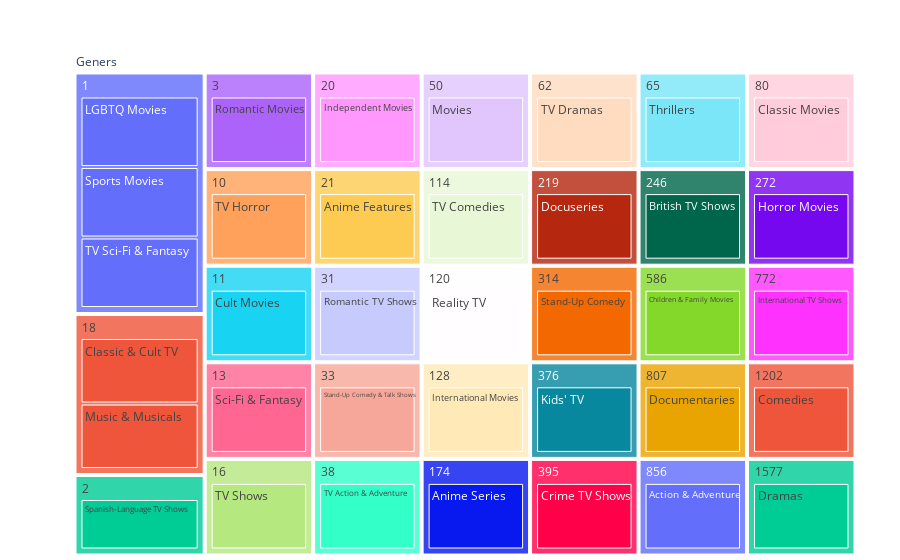

The notebook cell saved with this chart:
### Code cell
df_genre = pd.DataFrame(df.genre.value_counts()).reset_index().rename(columns={'index':'genre', 'genre':'count'})
fig_tree = px.treemap(df_genre, path=[px.Constant("Geners"), 'count','genre'])
fig_tree.update_layout(margin=dict(t=50, b=0, l=70, r=40),)

### Figure 1 — Plotly figure (JSON) as saved in the notebook; plotly's stock layout.template omitted (floating-point values rounded to 4 significant figures)
{"data": [{"branchvalues": "total", "domain": {"x": [0, 1], "y": [0, 1]}, "hovertemplate": "labels=%{label}<br>countgenrepath_0genre_path_copycount_path_copypath_0_path_copy=%{value}<br>parent=%{parent}<br>id=%{id}<extra></extra>", "ids": ["Geners/856/Action & Adventure", "Geners/21/Anime Features", "Geners/174/Anime Series", "Geners/246/British TV Shows", "Geners/586/Children & Family Movies", "Geners/18/Classic & Cult TV", "Geners/80/Classic Movies", "Geners/1202/Comedies", "Geners/395/Crime TV Shows", "Geners/11/Cult Movies", "Geners/807/Documentaries", "Geners/219/Docuseries", "Geners/1577/Dramas", "Geners/272/Horror Movies", "Geners/20/Independent Movies", "Geners/128/International Movies", "Geners/772/International TV Shows", "Geners/376/Kids' TV", "Geners/1/LGBTQ Movies", "Geners/50/Movies", "Geners/18/Music & Musicals", "Geners/120/Reality TV", "Geners/3/Romantic Movies", "Geners/31/Romantic TV Shows", "Geners/13/Sci-Fi & Fantasy", "Geners/2/Spanish-Language TV Shows", "Geners/1/Sports Movies", "Geners/314/Stand-Up Comedy", "Geners/33/Stand-Up Comedy & Talk Shows", "Geners/38/TV Action & Adventure", "Geners/114/TV Comedies", "Geners/62/TV Dramas", "Geners/10/TV Horror", "Geners/1/TV Sci-Fi & Fantasy", "Geners/16/TV Shows", "Geners/65/Thrillers", "Geners/1", "Geners/2", "Geners/3", "Geners/10", "Geners/11", "Geners/13", "Geners/16", "Geners/18", "Geners/20", "Geners/21", "Geners/31", "Geners/33", "Geners/38", "Geners/50", "Geners/62", "Geners/65", "Geners/80", "Geners/114", "Geners/120", "Geners/128", "Geners/174", "Geners/219", "Geners/246", "Geners/272", "Geners/314", "Geners/376", "Geners/395", "Geners/586", "Geners/772", "Geners/807", "Geners/856", "Geners/1202", "Geners/1577", "Geners"], "labels": ["Action & Adventure", "Anime Features", "Anime Series", "British TV Shows", "Children & Family Movies", "Classic & Cult TV", "Classic Movies", "Comedies", "Crime TV Shows", "Cult Movies", "Documentaries", "Docuseries", "Dramas", "Horror Movies", "Independent Movies", "International Movies", "International TV Shows", "Kids' TV", "LGBTQ Movies", "Movies", "Music & Musicals", "Reality TV", "Romantic Movies", "Romantic TV Shows", "Sci-Fi & Fantasy", "Spanish-Language TV Shows", "Sports Movies", "Stand-Up Comedy", "Stand-Up Comedy & Talk Shows", "TV Action & Adventure", "TV Comedies", "TV Dramas", "TV Horror", "TV Sci-Fi & Fantasy", "TV Shows", "Thrillers", "1", "2", "3", "10", "11", "13", "16", "18", "20", "21", "31", "33", "38", "50", "62", "65", "80", "114", "120", "128", "174", "219", "246", "272", "314", "376", "395", "586", "772", "807", "856", "1202", "1577", "Geners"], "name": "", "parents": ["Geners/856", "Geners/21", "Geners/174", "Geners/246", "Geners/586", "Geners/18", "Geners/80", "Geners/1202", "Geners/395", "Geners/11", "Geners/807", "Geners/219", "Geners/1577", "Geners/272", "Geners/20", "Geners/128", "Geners/772", "Geners/376", "Geners/1", "Geners/50", "Geners/18", "Geners/120", "Geners/3", "Geners/31", "Geners/13", "Geners/2", "Geners/1", "Geners/314", "Geners/33", "Geners/38", "Geners/114", "Geners/62", "Geners/10", "Geners/1", "Geners/16", "Geners/65", "Geners", "Geners", "Geners", "Geners", "Geners", "Geners", "Geners", "Geners", "Geners", "Geners", "Geners", "Geners", "Geners", "Geners", "Geners", "Geners", "Geners", "Geners", "Geners", "Geners", "Geners", "Geners", "Geners", "Geners", "Geners", "Geners", "Geners", "Geners", "Geners", "Geners", "Geners", "Geners", "Geners", ""], "type": "treemap", "values": [1, 1, 1, 1, 1, 1, 1, 1, 1, 1, 1, 1, 1, 1, 1, 1, 1, 1, 1, 1, 1, 1, 1, 1, 1, 1, 1, 1, 1, 1, 1, 1, 1, 1, 1, 1, 3, 1, 1, 1, 1, 1, 1, 2, 1, 1, 1, 1, 1, 1, 1, 1, 1, 1, 1, 1, 1, 1, 1, 1, 1, 1, 1, 1, 1, 1, 1, 1, 1, 36]}], "layout": {"legend": {"tracegroupgap": 0}, "margin": {"b": 0, "l": 70, "r": 40, "t": 50}}}
